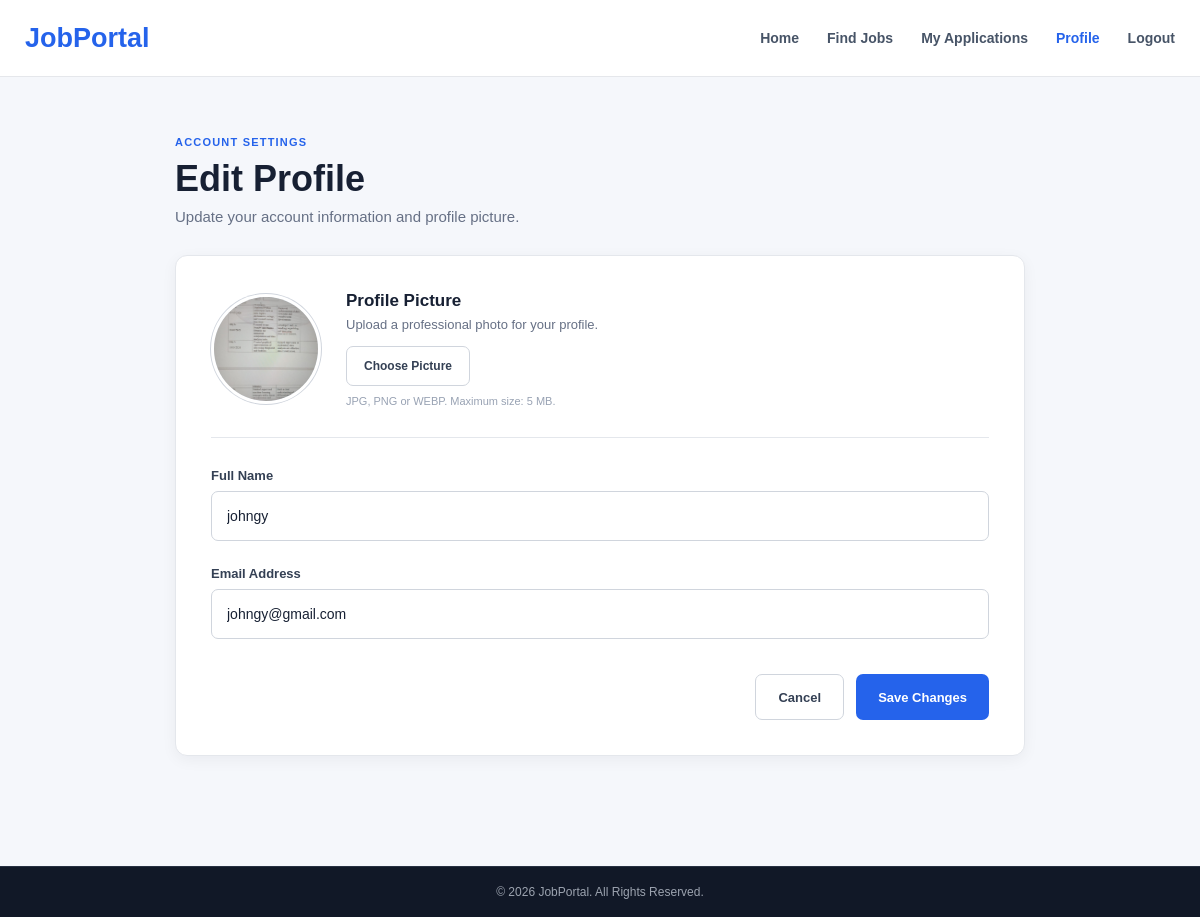
The page /edit-profile.php (signed in) on the database its author committed.
### tables this page shows
CREATE TABLE `users` (
  `id` int(11) NOT NULL,
  `name` varchar(100) NOT NULL,
  `email` varchar(150) NOT NULL,
  `password` varchar(255) NOT NULL,
  `role` enum('jobseeker','employer','admin') DEFAULT 'jobseeker',
  `created_at` timestamp NOT NULL DEFAULT current_timestamp(),
  `profile_picture` varchar(255) DEFAULT NULL
);

### edit-profile.php (the view, shortened to what this page needs)
<?php
require_once "includes/db.php";
$user_id = $_SESSION["user_id"];
$stmt = $conn->prepare("
    SELECT id, name, email, profile_picture
    FROM users
    WHERE id = ?
");
$stmt->bind_param(
    "i",
    $user_id
);
$stmt->execute();
$result = $stmt->get_result();
$user = $result->fetch_assoc();
?>
<!DOCTYPE html>
<html lang="en">
<head>
    <link
        rel="stylesheet"
        href="css/edit-profile.css?v=2"
    >
</head>
<body>
<header class="site-header">
    <div class="header-inner">
        <a
            href="index.php"
            class="brand"
        >
            JobPortal
        </a>
        <nav class="main-nav">
            <a href="index.php">
                Home
            </a>
            <a href="jobs.php">
                Find Jobs
            </a>
            <a href="applications.php">
                My Applications
            </a>
            <a
                href="profile.php"
                class="active"
            >
                Profile
            </a>
        </nav>
        <a
            href="logout.php"
            class="logout-link"
        >
            Logout
        </a>
    </div>
</header>
<main class="edit-container">
    <div class="page-heading">
        <span class="page-label">
            ACCOUNT SETTINGS
        </span>
        <h1>
            Edit Profile
        </h1>
        <p>
            Update your account information and profile picture.
        </p>
    </div>
    <div class="edit-card">
        <form
            method="POST"
            enctype="multipart/form-data"
        >
            <div class="picture-section">
                <div class="picture-preview">
                    <?php if (
                        !empty($user["profile_picture"]) &&
                        file_exists(
                            "uploads/profile/" .
                            $user["profile_picture"]
                        )
                    ): ?>
                        <img
                            src="<?php
                            echo htmlspecialchars(
                                "uploads/profile/" .
                                $user["profile_picture"]
                            );
                            ?>"
                            alt="Profile Picture"
                        >
                    <?php endif; ?>
                </div>
                <div class="picture-details">
                    <h3>
                        Profile Picture
                    </h3>
                    <p>
                        Upload a professional photo for your profile.
                    </p>
                    <label
                        for="profile_picture"
                        class="upload-button"
                    >
                        Choose Picture
                    </label>
                    <small>
                        JPG, PNG or WEBP. Maximum size: 5 MB.
                    </small>
                </div>
            </div>
            <div class="form-group">
                <label for="name">
                    Full Name
                </label>
                <input
                    type="text"
                    id="name"
                    name="name"
                    value="<?php
                    echo htmlspecialchars(
                        $user["name"]
                    );
                    ?>"
                    required
                >
            </div>
            <div class="form-group">
                <label for="email">
                    Email Address
                </label>
                <input
                    type="email"
                    id="email"
                    name="email"
                    value="<?php
                    echo htmlspecialchars(
                        $user["email"]
                    );
                    ?>"
                    required
                >
            </div>
            <div class="form-actions">
                <a
                    href="profile.php"
                    class="cancel-button"
                >
                    Cancel
                </a>
                <button
                    type="submit"
                    class="save-button"
                >
                    Save Changes
                </button>
            </div>
        </form>
    </div>
</main>
<footer class="site-footer">
    <div class="footer-bottom">
        © 2026 JobPortal. All Rights Reserved.
    </div>
</footer>
</body>
</html>

### css/edit-profile.css (style rules this page uses)
* { margin: 0; padding: 0; box-sizing: border-box; }
body { font-family: Arial, Helvetica, sans-serif; background: #f5f7fb; color: #172033; min-height: 100vh; }
.site-header { background: #ffffff; border-bottom: 1px solid #e5e7eb; }
.header-inner { max-width: 1200px; min-height: 76px; margin: auto; padding: 0 25px; display: flex; align-items: center; }
.brand { color: #2563eb; text-decoration: none; font-size: 27px; font-weight: 800; }
.main-nav { display: flex; align-items: center; gap: 28px; margin-left: auto; }
.main-nav a { color: #475467; text-decoration: none; font-size: 14px; font-weight: 600; transition: 0.2s; }
.main-nav a:hover, .main-nav a.active { color: #2563eb; }
.logout-link { margin-left: 28px; color: #475467; text-decoration: none; font-size: 14px; font-weight: 600; }
.edit-container { max-width: 900px; margin: auto; padding: 55px 25px 80px; }
.page-heading { margin-bottom: 30px; }
.page-label { color: #2563eb; font-size: 11px; font-weight: 800; letter-spacing: 1.2px; }
.page-heading h1 { margin-top: 8px; margin-bottom: 8px; color: #172033; font-size: 36px; }
.page-heading p { color: #667085; font-size: 15px; }
.edit-card { background: #ffffff; border: 1px solid #e4e7ec; border-radius: 12px; padding: 35px; box-shadow: 0 4px 15px rgba(16, 24, 40, 0.05); }
.picture-section { display: flex; align-items: center; gap: 25px; padding-bottom: 30px; margin-bottom: 30px; border-bottom: 1px solid #e4e7ec; }
.picture-preview { width: 110px; height: 110px; flex-shrink: 0; overflow: hidden; border-radius: 50%; background: #eff6ff; border: 3px solid #ffffff; box-shadow: 0 0 0 1px #d0d5dd; display: flex; align-items: center; justify-content: center; }
.picture-preview img { width: 100%; height: 100%; object-fit: cover; }
.picture-details h3 { margin-bottom: 6px; color: #172033; font-size: 17px; }
.picture-details p { margin-bottom: 14px; color: #667085; font-size: 13px; }
.upload-button { display: inline-flex; align-items: center; justify-content: center; min-height: 40px; padding: 0 17px; border: 1px solid #d0d5dd; border-radius: 7px; background: #ffffff; color: #344054; cursor: pointer; font-size: 12px; font-weight: 700; transition: 0.2s; }
.picture-details small { display: block; margin-top: 9px; color: #98a2b3; font-size: 11px; }
.form-group { margin-bottom: 25px; }
.form-group label { display: block; margin-bottom: 8px; color: #344054; font-size: 13px; font-weight: 700; }
.form-group input { width: 100%; height: 50px; padding: 0 15px; border: 1px solid #d0d5dd; border-radius: 7px; background: #ffffff; color: #172033; font-family: Arial, Helvetica, sans-serif; font-size: 14px; outline: none; transition: 0.2s; }
.form-actions { display: flex; justify-content: flex-end; align-items: center; gap: 12px; padding-top: 10px; }
.cancel-button, .save-button { min-height: 46px; padding: 0 22px; border-radius: 7px; display: inline-flex; align-items: center; justify-content: center; font-size: 13px; font-weight: 700; text-decoration: none; transition: 0.2s; }
.cancel-button { border: 1px solid #d0d5dd; background: #ffffff; color: #344054; }
.save-button { border: none; background: #2563eb; color: #ffffff; cursor: pointer; font-family: Arial, Helvetica, sans-serif; }
.site-footer { background: #111827; color: #ffffff; margin-top: 30px; }
.footer-bottom { border-top: 1px solid #273142; padding: 18px 20px; color: #9ca3af; text-align: center; font-size: 12px; }

### rows shown on the page
users: profile_picture (picture), name "johngy", email "johngy@gmail.com"
